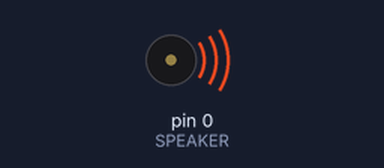
Simulated run of this sketch. Board: Teensy 4. Shown: buzzer (waves = sounding).

Above: at 0.1 s.
Timing chart, 0 to 1.6 s (numbered marks = the images above):
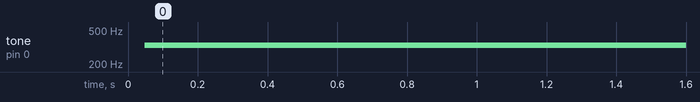

Measured:
- by itself, tone on pin 0 (SPEAKER): silent → 330 Hz at 0.05 s

The sketch:

INterrupt_problem_2.ino
```cpp
#include <IntervalTimer.h>

const unsigned int SPEAKER = 0;  // 330 HZ

unsigned int counter0 = 0;

bool state0 = false;

IntervalTimer timer;

void timerCallback() {
  counter0++;

  if(counter0 >= 1) {
    state0 = !state0;
    digitalWrite(SPEAKER, state0);
    counter0 = 0;
  }
}

void setup() {
  pinMode(SPEAKER, OUTPUT);

  timer.begin(timerCallback, 1515);
}

void loop() {

}
```
